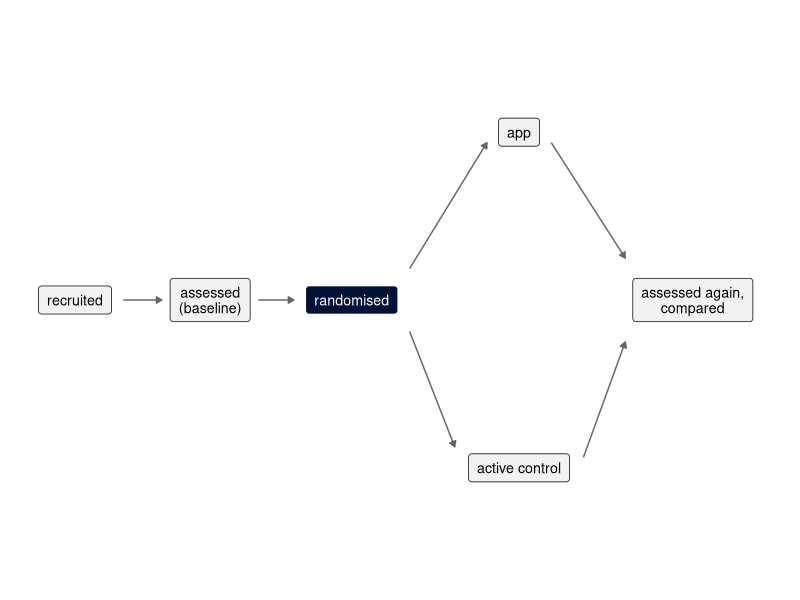
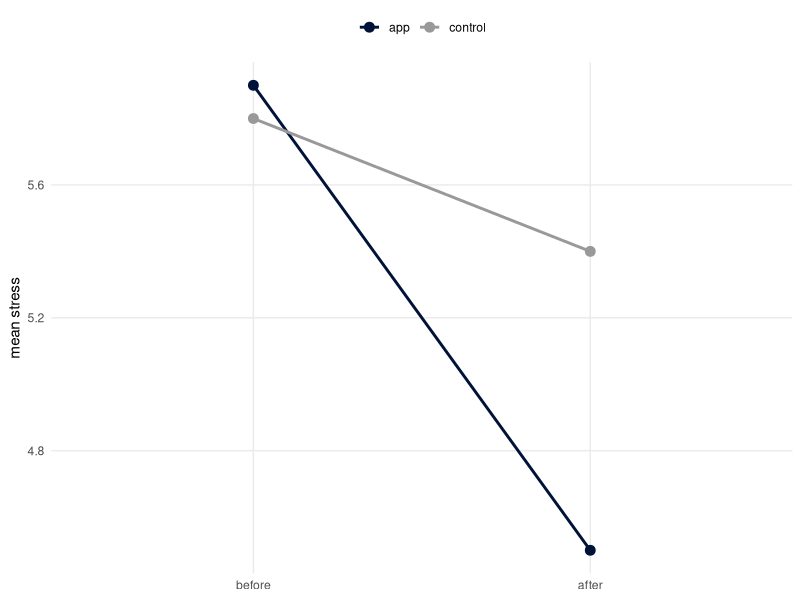
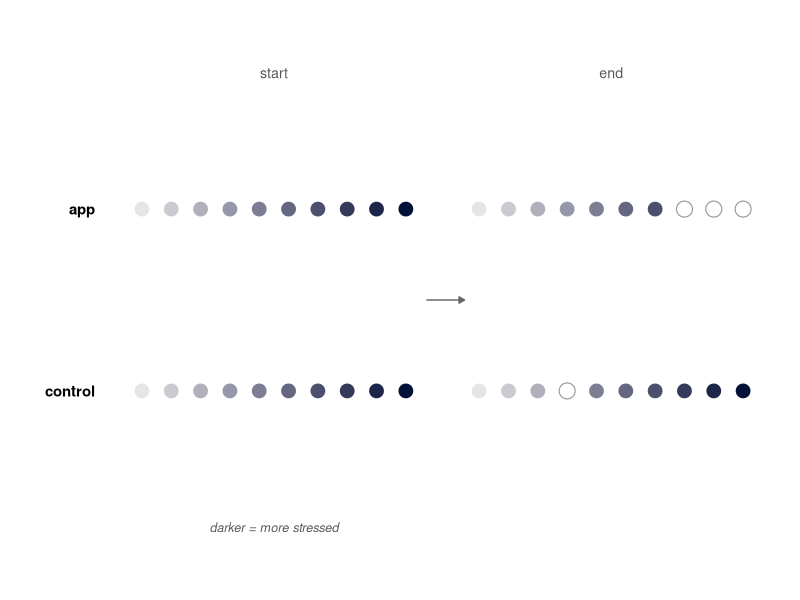
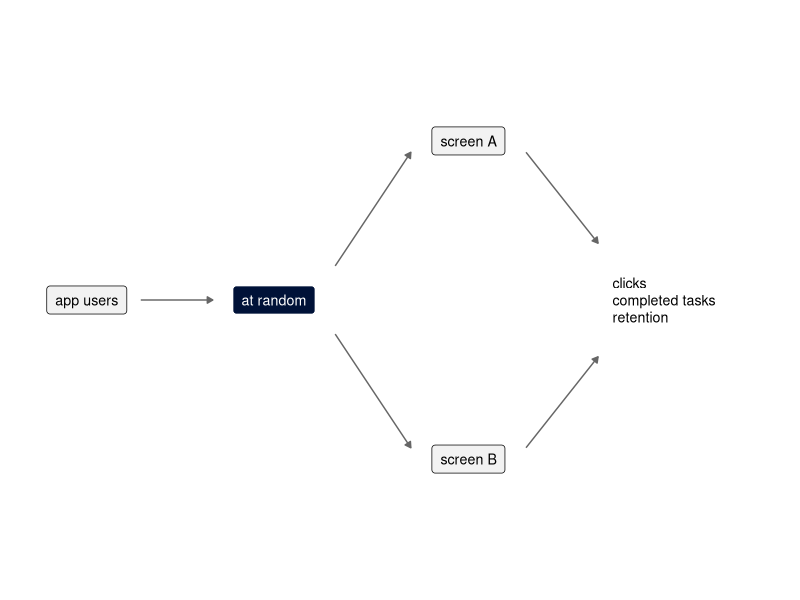

Write the R code that produced these figures, in order.
## ---- chunk 1
#| include: false
#| cache: false
#| message: false
#| warning: false
library(tidyverse)
navy <- "#001238"

# Draws the box-and-arrow diagrams of this chapter. `nodes`: x, y, label,
# key ("yes" = highlighted box); `edges`: x, y, xend, yend; `notes`: x, y, label.
draw_flow <- function(nodes, edges, notes = NULL, xlim, ylim) {
  p <- ggplot() +
    geom_segment(data = edges, aes(x, y, xend = xend, yend = yend),
                 arrow = arrow(length = unit(0.16, "cm"), type = "closed"),
                 colour = "grey40", linewidth = 0.5) +
    geom_label(data = nodes, aes(x, y, label = label, fill = key, colour = key),
               size = 3.6, lineheight = 0.9, label.padding = unit(0.5, "lines"),
               label.r = unit(0.2, "lines")) +
    scale_fill_manual(values = c(yes = navy, no = "grey95"), guide = "none") +
    scale_colour_manual(values = c(yes = "white", no = "black"), guide = "none")
  if (!is.null(notes)) {
    p <- p + geom_text(data = notes, aes(x, y, label = label), size = 3.3,
                       fontface = "italic", colour = "grey35", lineheight = 0.9)
  }
  p + coord_cartesian(xlim = xlim, ylim = ylim) + theme_void()
}
## ---- chunk 2
#| label: fig-rct-flow
#| echo: false
#| fig-cap: "A parallel-arm randomised controlled trial. Participants are assessed at baseline, randomised to the intervention or to a control condition, and assessed again at the end; the two arms are then compared."
#| fig-width: 8
#| fig-height: 2.4
#| out-width: 100%
nodes <- tribble(
  ~x, ~y, ~label, ~key,
  0, 0, "recruited", "no",
  2.1, 0, "assessed\n(baseline)", "no",
  4.3, 0, "randomised", "yes",
  6.9, 0.8, "app", "no",
  6.9, -0.8, "active control", "no",
  9.6, 0, "assessed again,\ncompared", "no"
)
edges <- tribble(
  ~x, ~y, ~xend, ~yend,
  0.75, 0, 1.35, 0,
  2.85, 0, 3.4, 0,
  5.2, 0.15, 6.4, 0.75,
  5.2, -0.15, 5.9, -0.7,
  7.4, 0.75, 8.55, 0.2,
  7.9, -0.75, 8.55, -0.2
)
draw_flow(nodes, edges, xlim = c(-0.6, 10.7), ylim = c(-1.3, 1.3))
## ---- chunk 3
#| label: fig-prepost
#| echo: false
#| fig-cap: "Illustrative mean stress of an app group and a control group, before and after the intervention period. Both groups improve; the question is whether the app group improved more."
#| fig-width: 5
#| fig-height: 3.4
#| out-width: 60%
prepost <- tribble(
  ~time, ~group, ~stress,
  "before", "control", 5.8,
  "after", "control", 5.4,
  "before", "app", 5.9,
  "after", "app", 4.5) |>
  mutate(time = factor(time, levels = c("before", "after")))
ggplot(prepost, aes(time, stress, group = group, colour = group)) +
  geom_line(linewidth = 1) +
  geom_point(size = 3) +
  scale_colour_manual(values = c(app = navy, control = "grey60")) +
  labs(x = NULL, y = "mean stress", colour = NULL) +
  theme_minimal() +
  theme(panel.grid.minor = element_blank(), legend.position = "top")
## ---- chunk 4
#| label: fig-dropout
#| echo: false
#| fig-cap: "Illustrative dropout in a trial. Each dot is a participant; darker dots are more stressed. In the app group, the three most stressed participants dropped out before the end (dashed circles), so the participants who completed the study look less stressed than the group that was randomised."
#| fig-width: 7.5
#| fig-height: 2.4
#| out-width: 95%
dots <- expand_grid(group = c("app", "control"), id = 1:10, time = c("start", "end")) |>
  mutate(stress = id / 10,
         x = id + if_else(time == "end", 11.5, 0),
         y = if_else(group == "app", 1, 0),
         dropped = time == "end" &
           ((group == "app" & id %in% 8:10) | (group == "control" & id == 4)))
ggplot(dots, aes(x, y)) +
  geom_point(data = filter(dots, !dropped), aes(fill = stress),
             shape = 21, size = 5, colour = "white") +
  geom_point(data = filter(dots, dropped), shape = 21, size = 5,
             colour = "grey60", fill = "white", stroke = 0.6) +
  annotate("text", x = c(5.5, 17), y = 1.75, label = c("start", "end"),
           colour = "grey35", size = 3.6) +
  annotate("text", x = -0.6, y = c(1, 0), label = c("app", "control"),
           hjust = 1, fontface = "bold", size = 3.8) +
  annotate("segment", x = 10.7, xend = 12, y = 0.5, yend = 0.5,
           arrow = arrow(length = unit(0.16, "cm"), type = "closed"),
           colour = "grey40") +
  annotate("text", x = 5.5, y = -0.75, label = "darker = more stressed",
           colour = "grey35", size = 3.2, fontface = "italic") +
  scale_fill_gradient(low = "grey90", high = navy, guide = "none") +
  coord_cartesian(xlim = c(-2.6, 22.2), ylim = c(-1, 2)) +
  theme_void()
## ---- chunk 5
#| label: fig-ab-test
#| echo: false
#| fig-cap: "An A/B test. Users are assigned at random to one of two versions of a screen, and the versions are compared on logged behaviour."
#| fig-width: 7
#| fig-height: 2.2
#| out-width: 95%
nodes <- tribble(
  ~x, ~y, ~label, ~key,
  0, 0, "app users", "no",
  2.6, 0, "at random", "yes",
  5.3, 0.7, "screen A", "no",
  5.3, -0.7, "screen B", "no"
)
edges <- tribble(
  ~x, ~y, ~xend, ~yend,
  0.75, 0, 1.75, 0,
  3.45, 0.15, 4.5, 0.65,
  3.45, -0.15, 4.5, -0.65,
  6.1, 0.65, 7.1, 0.25,
  6.1, -0.65, 7.1, -0.25
)
draw_flow(nodes, edges, xlim = c(-0.7, 9.4), ylim = c(-1.2, 1.2)) +
  annotate("text", x = 7.3, y = 0, hjust = 0, size = 3.6, lineheight = 1,
           label = "clicks\ncompleted tasks\nretention")
